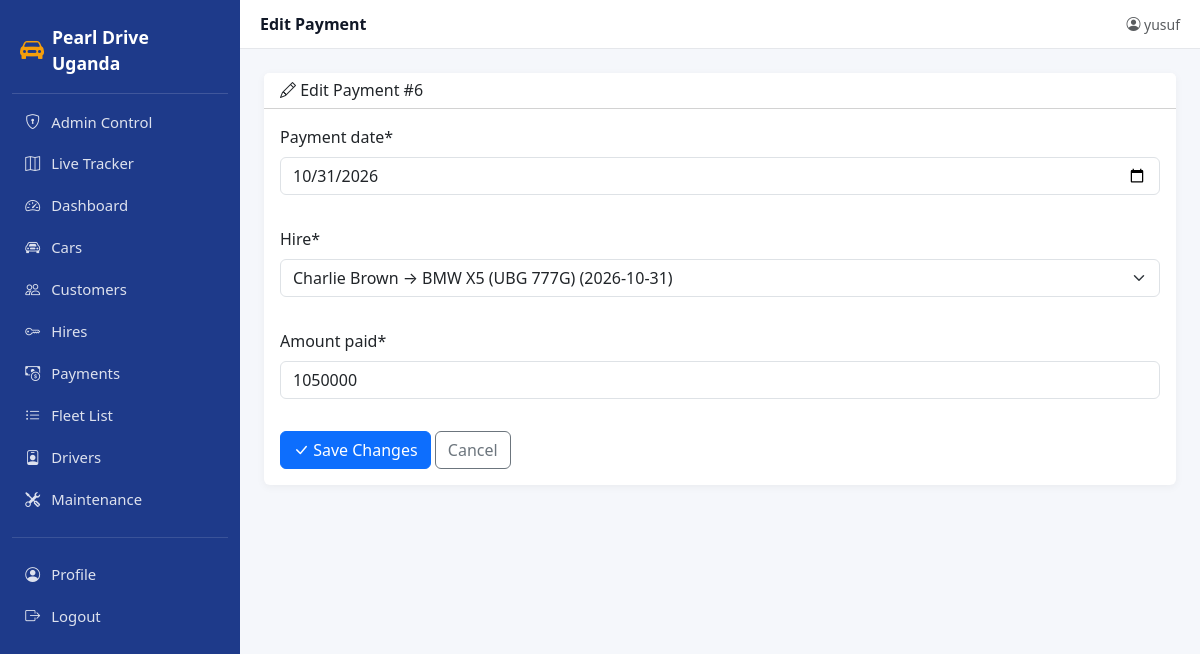
The page /edit_payment/6/ (signed in) on the database its author committed.
### car/models.py (models this page shows, shortened)
class Payment(models.Model):
    payment_date = models.DateField()
    hire = models.ForeignKey(Hiring, on_delete=models.CASCADE)
    amount_paid = models.IntegerField(default=0)

### car/views.py (the view)
# urls.py: path("edit_payment/<int:payment_id>/", views.edit_payment_view, name="edit_payment_page"),
@login_required
def edit_payment_view(request, payment_id):
    payment = get_object_or_404(Payment, id=payment_id)
    form = PaymentForm(request.POST or None, instance=payment)
    if request.method == "POST" and form.is_valid():
        form.save()
        messages.success(request, "Payment updated.")
        return redirect("add_payment_page")
    return render(request, "edit_payment.html", {"form": form, "payment": payment})

### car/forms.py
class PaymentForm(ModelForm):
    class Meta:
        model = Payment
        fields = ["payment_date", "hire", "amount_paid"]
        widgets = {"payment_date": DateInput(attrs={"type": "date"})}

### car/models.py (called while the page is built)
    def __str__(self):
        return f"{self.make} {self.car_Model} ({self.plate_no})"

    def __str__(self):
        return self.customer_name

    def __str__(self):
        return f"{self.customer} → {self.car} ({self.hire_date})"

### car/templates/edit_payment.html (shortened to what this page needs)
{% extends 'base.html' %}
{% load crispy_forms_tags %}
{% block page_title %}Edit Payment{% endblock %}
{% block content %}
<div class="card mb-3">
  <div class="card-header bg-white">
    <h6 class="mb-0"><i class="bi bi-pencil"></i> Edit Payment #{{ payment.id }}</h6>
  </div>
  <div class="card-body">
    <form method="POST">
      <div class="row g-3">
        {{ form|crispy }}
      </div>
      <div class="mt-3">
        <button type="submit" class="btn btn-primary"><i class="bi bi-check-lg"></i> Save Changes</button>
        <a href="{% url 'add_payment_page' %}" class="btn btn-outline-secondary">Cancel</a>
      </div>
    </form>
  </div>
</div>
{% endblock %}

### car/templates/base.html (shortened to what this page needs)
{% load static crispy_forms_tags %}
<!DOCTYPE html>
<html lang="en">
<head>
  <link href="https://cdn.jsdelivr.net/npm/bootstrap@5.3.3/dist/css/bootstrap.min.css" rel="stylesheet">
  <link href="https://cdn.jsdelivr.net/npm/bootstrap-icons@1.11.3/font/bootstrap-icons.css" rel="stylesheet">
</head>
<body>
<aside class="pdu-sidebar" id="pduSidebar">
  <a class="brand" href="{% url 'index_page' %}">
    <i class="bi bi-car-front-fill fs-4"></i>
    <span>Pearl Drive Uganda</span>
  </a>
  <nav class="nav flex-column mt-2">
    <a class="nav-link {% if request.resolver_match.url_name == 'admin_control_page' %}active{% endif %}"
       href="{% url 'admin_control_page' %}">
      <i class="bi bi-shield-lock"></i> Admin Control
    </a>
    <a class="nav-link {% if request.resolver_match.url_name == 'fleet_map_page' %}active{% endif %}"
      href="{% url 'fleet_map_page' %}">
      <i class="bi bi-map"></i> Live Tracker
    </a>
    <a class="nav-link {% if request.resolver_match.url_name == 'index_page' %}active{% endif %}"
       href="{% url 'index_page' %}">
      <i class="bi bi-speedometer2"></i> Dashboard
    </a>
    <a class="nav-link {% if request.resolver_match.url_name == 'add_car_page' %}active{% endif %}"
       href="{% url 'add_car_page' %}">
      <i class="bi bi-car-front"></i> Cars
    </a>
    <a class="nav-link {% if request.resolver_match.url_name == 'add_customer_page' %}active{% endif %}"
       href="{% url 'add_customer_page' %}">
      <i class="bi bi-people"></i> Customers
    </a>
    <a class="nav-link {% if request.resolver_match.url_name == 'add_hiring_page' %}active{% endif %}"
       href="{% url 'add_hiring_page' %}">
      <i class="bi bi-key"></i> Hires
    </a>
    <a class="nav-link {% if request.resolver_match.url_name == 'add_payment_page' %}active{% endif %}"
       href="{% url 'add_payment_page' %}">
      <i class="bi bi-cash-coin"></i> Payments
    </a>
    <a class="nav-link {% if request.resolver_match.url_name == 'car_List_page' %}active{% endif %}"
       href="{% url 'car_List_page' %}">
      <i class="bi bi-list-ul"></i> Fleet List
    </a>
    <a class="nav-link {% if request.resolver_match.url_name == 'add_driver_page' %}active{% endif %}"
       href="{% url 'add_driver_page' %}">
      <i class="bi bi-person-badge"></i> Drivers
    </a>
    <a class="nav-link {% if request.resolver_match.url_name == 'add_maintenance_page' %}active{% endif %}"
       href="{% url 'add_maintenance_page' %}">
      <i class="bi bi-tools"></i> Maintenance
    </a>
    <hr class="text-white-50 my-3">
    <a class="nav-link {% if request.resolver_match.url_name == 'profiles_page' %}active{% endif %}"
       href="{% url 'profiles_page' %}">
      <i class="bi bi-person-circle"></i> Profile
    </a>
    {% if user.is_authenticated %}
    <form method="post" action="{% url 'logout' %}" class="m-0">
      <button type="submit" class="nav-link w-100 text-start bg-transparent border-0">
        <i class="bi bi-box-arrow-right"></i> Logout
      </button>
    </form>
    {% else %}
    <a class="nav-link" href="{% url 'login' %}">
      <i class="bi bi-box-arrow-in-right"></i> Login
    </a>
    {% endif %}
  </nav>
</aside>
<div class="pdu-main">
  <header class="pdu-topbar">
    <div class="d-flex align-items-center gap-3">
      <div class="title">{% block page_title %}Dashboard{% endblock %}</div>
    </div>
    <div class="d-flex align-items-center gap-3">
      {% if user.is_authenticated %}
        <span class="text-muted small">
          <i class="bi bi-person-circle"></i> {{ user.username }}
        </span>
      {% else %}
        <a class="btn btn-sm btn-primary" href="{% url 'login' %}">Sign in</a>
        <a class="btn btn-sm btn-outline-primary" href="{% url 'sign_in_page' %}">Register</a>
      {% endif %}
    </div>
  </header>
  <main class="pdu-content">
    {% block content %}{% endblock %}
  </main>
</div>
</body>
</html>

### car/templates/base.html (style rules this page uses)
:root { --pdu-primary: #1e3a8a; --pdu-accent: #f59e0b; --pdu-bg: #f5f7fb; }
body { background: var(--pdu-bg); }
.pdu-sidebar { background: var(--pdu-primary); color: #fff; min-height: 100vh; width: 240px; position: fixed; top: 0; left: 0; padding: 1rem .75rem; z-index: 1030; transition: transform .2s ease; }
.pdu-sidebar .brand { display: flex; align-items: center; gap: .5rem; font-weight: 700; font-size: 1.1rem; padding: .5rem .5rem 1rem; border-bottom: 1px solid rgba(255,255,255,.15); color: #fff; text-decoration: none; }
.pdu-sidebar .brand i { color: var(--pdu-accent); }
.pdu-sidebar .nav-link { color: rgba(255,255,255,.85); padding: .55rem .75rem; border-radius: .5rem; margin-bottom: 2px; display: flex; align-items: center; gap: .6rem; font-size: .93rem; }
.pdu-sidebar .nav-link i { width: 1.1rem; text-align: center; }
.pdu-main { margin-left: 240px; min-height: 100vh; }
.pdu-topbar { background: #fff; border-bottom: 1px solid #e5e7eb; padding: .75rem 1.25rem; display: flex; align-items: center; justify-content: space-between; position: sticky; top: 0; z-index: 1020; }
.pdu-topbar .title { font-weight: 600; color: #111827; }
.pdu-content { padding: 1.5rem; }
.card { border: none; box-shadow: 0 2px 8px rgba(0,0,0,.05); }

### rows shown on the page
Payment: id "6", payment_date "10/31/2026", hire "Charlie Brown → BMW X5 (UBG 777G) (2026-10-31)", amount_paid "1050000"

### other values the page prints
{{ user.username }} "yusuf"
